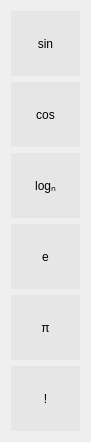
   <widget class="QWidget" name="gridLayoutWidget_2">
    <property name="geometry">
     <rect>
      <x>360</x>
      <y>70</y>
      <width>91</width>
      <height>422</height>
     </rect>
    </property>
    <property name="sizePolicy">
     <sizepolicy hsizetype="Minimum" vsizetype="Preferred">
      <horstretch>0</horstretch>
      <verstretch>0</verstretch>
     </sizepolicy>
    </property>
    <property name="styleSheet">
     <string notr="true">QPushButton{
	background-color: rgb(245,245,245);
	width: 55px;
	height: 65px;
	font: 75 16pt &quot;MS Shell Dlg 2&quot;;
	border: none;
}
QPushButton:hover {
	background-color: rgb(219,219,219);
}
QPushButton:pressed{
	background-color: rgba(181, 178, 178, 0.8);
}</string>
    </property>
    <layout class="QGridLayout" name="gridLayout_engineerButtons">
     <item row="0" column="0">
      <widget class="QPushButton" name="pushButton_30">
       <property name="sizePolicy">
        <sizepolicy hsizetype="Minimum" vsizetype="Preferred">
         <horstretch>0</horstretch>
         <verstretch>0</verstretch>
        </sizepolicy>
       </property>
       <property name="styleSheet">
        <string notr="true">QPushButton{
	background-color: rgb(230,230,230);
	width: 55px;
	height: 65px;
	font: 75 16pt &quot;MS Shell Dlg 2&quot;;
	border: none;
}
QPushButton:hover {
	background-color: rgb(204,204,204);
}
QPushButton:pressed{
	background-color: rgba(167, 164, 164, 0.8);
}</string>
       </property>
       <property name="text">
        <string>sin</string>
       </property>
      </widget>
     </item>
     <item row="4" column="0">
      <widget class="QPushButton" name="pushButton_26">
       <property name="sizePolicy">
        <sizepolicy hsizetype="Minimum" vsizetype="Preferred">
         <horstretch>0</horstretch>
         <verstretch>0</verstretch>
        </sizepolicy>
       </property>
       <property name="styleSheet">
        <string notr="true">QPushButton{
	background-color: rgb(230,230,230);
	width: 55px;
	height: 65px;
	font: 75 16pt &quot;MS Shell Dlg 2&quot;;
	border: none;
}
QPushButton:hover {
	background-color: rgb(204,204,204);
}
QPushButton:pressed{
	background-color: rgba(167, 164, 164, 0.8);
}</string>
       </property>
       <property name="text">
        <string>π</string>
       </property>
      </widget>
     </item>
     <item row="3" column="0">
      <widget class="QPushButton" name="pushButton_27">
       <property name="sizePolicy">
        <sizepolicy hsizetype="Minimum" vsizetype="Preferred">
         <horstretch>0</horstretch>
         <verstretch>0</verstretch>
        </sizepolicy>
       </property>
       <property name="styleSheet">
        <string notr="true">QPushButton{
	background-color: rgb(230,230,230);
	width: 55px;
	height: 65px;
	font: 75 16pt &quot;MS Shell Dlg 2&quot;;
	border: none;
}
QPushButton:hover {
	background-color: rgb(204,204,204);
}
QPushButton:pressed{
	background-color: rgba(167, 164, 164, 0.8);
}</string>
       </property>
       <property name="text">
        <string>e</string>
       </property>
      </widget>
     </item>
     <item row="1" column="0">
      <widget class="QPushButton" name="pushButton_25">
       <property name="sizePolicy">
        <sizepolicy hsizetype="Minimum" vsizetype="Preferred">
         <horstretch>0</horstretch>
         <verstretch>0</verstretch>
        </sizepolicy>
       </property>
       <property name="styleSheet">
        <string notr="true">QPushButton{
	background-color: rgb(230,230,230);
	width: 55px;
	height: 65px;
	font: 75 16pt &quot;MS Shell Dlg 2&quot;;
	border: none;
}
QPushButton:hover {
	background-color: rgb(204,204,204);
}
QPushButton:pressed{
	background-color: rgba(167, 164, 164, 0.8);
}</string>
       </property>
       <property name="text">
        <string>cos</string>
       </property>
      </widget>
     </item>
     <item row="2" column="0">
      <widget class="QPushButton" name="pushButton_28">
       <property name="sizePolicy">
        <sizepolicy hsizetype="Minimum" vsizetype="Preferred">
         <horstretch>0</horstretch>
         <verstretch>0</verstretch>
        </sizepolicy>
       </property>
       <property name="styleSheet">
        <string notr="true">QPushButton{
	background-color: rgb(230,230,230);
	width: 55px;
	height: 65px;
	font: 75 16pt &quot;MS Shell Dlg 2&quot;;
	border: none;
}
QPushButton:hover {
	background-color: rgb(204,204,204);
}
QPushButton:pressed{
	background-color: rgba(167, 164, 164, 0.8);
}</string>
       </property>
       <property name="text">
        <string>logₙ</string>
       </property>
      </widget>
     </item>
     <item row="5" column="0">
      <widget class="QPushButton" name="pushButton_29">
       <property name="sizePolicy">
        <sizepolicy hsizetype="Minimum" vsizetype="Preferred">
         <horstretch>0</horstretch>
         <verstretch>0</verstretch>
        </sizepolicy>
       </property>
       <property name="styleSheet">
        <string notr="true">QPushButton{
	background-color: rgb(230,230,230);
	width: 55px;
	height: 65px;
	font: 75 16pt &quot;MS Shell Dlg 2&quot;;
	border: none;
}
QPushButton:hover {
	background-color: rgb(204,204,204);
}
QPushButton:pressed{
	background-color: rgba(167, 164, 164, 0.8);
}</string>
       </property>
       <property name="text">
        <string>!</string>
       </property>
      </widget>
     </item>
    </layout>
   </widget>
